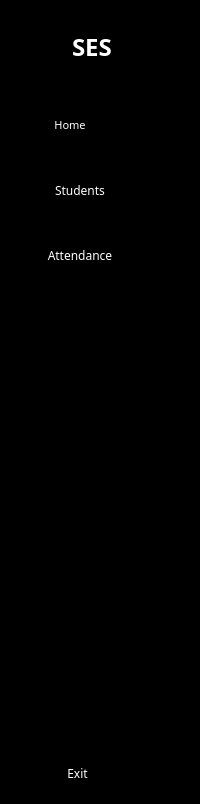
       <widget class="QWidget" name="icon_text_widget" native="true">
        <property name="font">
         <font>
          <family>Century Gothic</family>
         </font>
        </property>
        <property name="styleSheet">
         <string notr="true">QWidget{
	background-color: rgb(0, 0, 0);
	color: white

}
QPushButton{
height: 40px;
border: none;
}</string>
        </property>
        <layout class="QVBoxLayout" name="verticalLayout_3">
         <property name="topMargin">
          <number>30</number>
         </property>
         <item>
          <layout class="QHBoxLayout" name="horizontalLayout_2">
           <property name="spacing">
            <number>7</number>
           </property>
           <property name="leftMargin">
            <number>14</number>
           </property>
           <item>
            <widget class="QLabel" name="label_5">
             <property name="maximumSize">
              <size>
               <width>40</width>
               <height>40</height>
              </size>
             </property>
             <property name="text">
              <string/>
             </property>
             <property name="pixmap">
              <pixmap resource="resources.qrc">:/icons/logosmall1.png</pixmap>
             </property>
             <property name="scaledContents">
              <bool>true</bool>
             </property>
            </widget>
           </item>
           <item>
            <widget class="QLabel" name="label_3">
             <property name="font">
              <font>
               <family>Century Gothic</family>
               <pointsize>20</pointsize>
               <weight>75</weight>
               <italic>false</italic>
               <bold>true</bold>
              </font>
             </property>
             <property name="text">
              <string>&lt;html&gt;&lt;head/&gt;&lt;body&gt;&lt;p align=&quot;justify&quot;&gt;&lt;span style=&quot; font-size:18pt; font-weight:600;&quot;&gt;SES&lt;/span&gt;&lt;/p&gt;&lt;/body&gt;&lt;/html&gt;</string>
             </property>
             <property name="alignment">
              <set>Qt::AlignCenter</set>
             </property>
            </widget>
           </item>
          </layout>
         </item>
         <item>
          <layout class="QVBoxLayout" name="verticalLayout">
           <property name="spacing">
            <number>25</number>
           </property>
           <property name="topMargin">
            <number>35</number>
           </property>
           <item>
            <widget class="QPushButton" name="home2">
             <property name="font">
              <font>
               <family>Century Gothic</family>
               <pointsize>8</pointsize>
               <weight>50</weight>
               <bold>false</bold>
              </font>
             </property>
             <property name="styleSheet">
              <string notr="true">QPushButton{
padding-left: -60px;
}
QPushButton:checked{
background-color: #5ce9ff;
border-radius: 3px;
}
QPushButton:hover{
background-color: #5ce9ff;
border-radius: 3px;
}</string>
             </property>
             <property name="text">
              <string>Home</string>
             </property>
             <property name="icon">
              <iconset resource="resources.qrc">
               <normaloff>:/icons/home.png</normaloff>:/icons/home.png</iconset>
             </property>
             <property name="iconSize">
              <size>
               <width>100</width>
               <height>30</height>
              </size>
             </property>
             <property name="checkable">
              <bool>true</bool>
             </property>
             <property name="autoExclusive">
              <bool>true</bool>
             </property>
            </widget>
           </item>
           <item>
            <widget class="QPushButton" name="students2">
             <property name="font">
              <font>
               <family>Century Gothic</family>
              </font>
             </property>
             <property name="styleSheet">
              <string notr="true">QPushButton{
padding-left: -40px;
}
QPushButton:checked{
background-color: #5ce9ff;
border-radius: 3px;
}
QPushButton:hover{
background-color: #5ce9ff;
border-radius: 3px;
}</string>
             </property>
             <property name="text">
              <string>Students</string>
             </property>
             <property name="icon">
              <iconset resource="resources.qrc">
               <normaloff>:/icons/studentssmall1 (1).png</normaloff>:/icons/studentssmall1 (1).png</iconset>
             </property>
             <property name="iconSize">
              <size>
               <width>100</width>
               <height>30</height>
              </size>
             </property>
             <property name="checkable">
              <bool>true</bool>
             </property>
             <property name="autoExclusive">
              <bool>true</bool>
             </property>
            </widget>
           </item>
           <item>
            <widget class="QPushButton" name="attendance2">
             <property name="font">
              <font>
               <family>Century Gothic</family>
              </font>
             </property>
             <property name="styleSheet">
              <string notr="true">QPushButton{
padding-left: -40px;
}
QPushButton:checked{
background-color: #5ce9ff;
border-radius: 3px;
}
QPushButton:hover{
background-color: #5ce9ff;
border-radius: 3px;
}</string>
             </property>
             <property name="text">
              <string>Attendance</string>
             </property>
             <property name="icon">
              <iconset resource="resources.qrc">
               <normaloff>:/icons/attendance.png</normaloff>
               <normalon>:/icons/attendance.png</normalon>:/icons/attendance.png</iconset>
             </property>
             <property name="iconSize">
              <size>
               <width>100</width>
               <height>40</height>
              </size>
             </property>
             <property name="checkable">
              <bool>true</bool>
             </property>
             <property name="autoExclusive">
              <bool>true</bool>
             </property>
            </widget>
           </item>
          </layout>
         </item>
         <item>
          <spacer name="verticalSpacer">
           <property name="orientation">
            <enum>Qt::Vertical</enum>
           </property>
           <property name="sizeHint" stdset="0">
            <size>
             <width>20</width>
             <height>472</height>
            </size>
           </property>
          </spacer>
         </item>
         <item>
          <widget class="QPushButton" name="exit2">
           <property name="font">
            <font>
             <family>Century Gothic</family>
            </font>
           </property>
           <property name="styleSheet">
            <string notr="true">QPushButton{
padding-left: -45px;
}
QPushButton:checked{
background-color: #5ce9ff;
border-radius: 3px;
}
QPushButton:hover{
background-color: #5ce9ff;
border-radius: 3px;
}</string>
           </property>
           <property name="text">
            <string>Exit</string>
           </property>
           <property name="icon">
            <iconset resource="resources.qrc">
             <normaloff>:/icons/signoutsmall1.png</normaloff>:/icons/signoutsmall1.png</iconset>
           </property>
           <property name="iconSize">
            <size>
             <width>100</width>
             <height>30</height>
            </size>
           </property>
           <property name="checkable">
            <bool>true</bool>
           </property>
           <property name="autoExclusive">
            <bool>true</bool>
           </property>
          </widget>
         </item>
        </layout>
       </widget>
